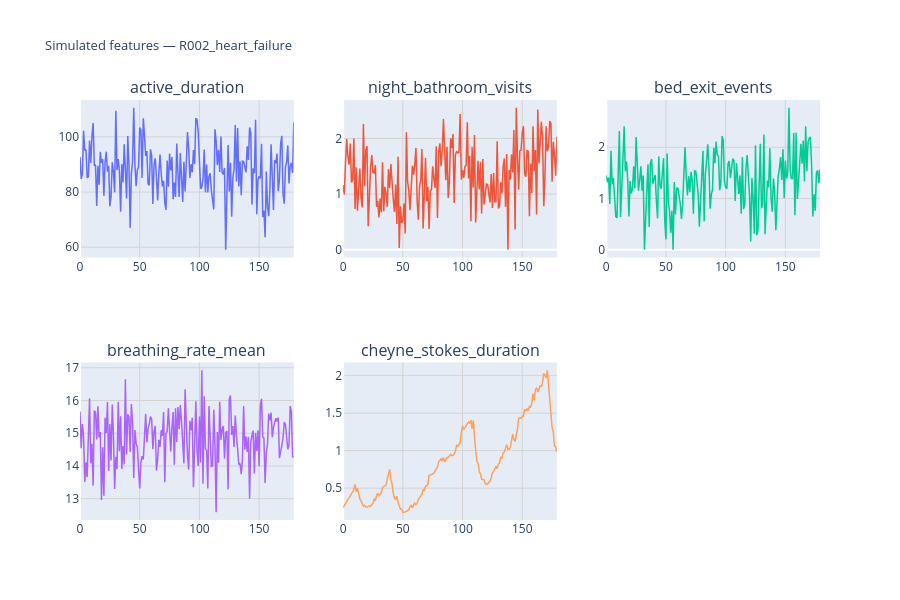

Notebook code for this chart:
### Markdown cell above
### Feature timeseries

### Code cell
feat_cols = ['active_duration', 'night_bathroom_visits', 'bed_exit_events', 'breathing_rate_mean', 'cheyne_stokes_duration']
feat_cols = [f for f in feat_cols if f in synthetic_df.columns]

fig = sp.make_subplots(rows=2, cols=3, subplot_titles=feat_cols)
positions = [(r, c) for r in range(1, 3) for c in range(1, 4)]

for feat, (row, col) in zip(feat_cols, positions):
    fig.add_trace(go.Scatter(
        x=synthetic_df['day'], y=synthetic_df[feat],
        mode='lines', line=dict(width=1.5), name=feat, showlegend=False,
    ), row=row, col=col)

fig.update_layout(
    height=600,
    title_text='Simulated features — ' + resident.resident_id,
    title_font_size=13,
)
fig.update_xaxes(showgrid=True, gridcolor='lightgray')
fig.update_yaxes(showgrid=True, gridcolor='lightgray')
fig.show()

### Figure 1 — Plotly figure (JSON) as saved in the notebook; plotly's stock layout.template omitted (floating-point values rounded to 4 significant figures; data arrays with more than 128 entries replaced by an {"elided": "..."} marker saying what was removed)
{"data": [{"line": {"width": 1.5}, "mode": "lines", "name": "active_duration", "showlegend": false, "type": "scatter", "x": {"elided": "180 int values"}, "xaxis": "x", "y": {"elided": "180 float values"}, "yaxis": "y"}, {"line": {"width": 1.5}, "mode": "lines", "name": "night_bathroom_visits", "showlegend": false, "type": "scatter", "x": {"elided": "180 int values"}, "xaxis": "x2", "y": {"elided": "180 float values"}, "yaxis": "y2"}, {"line": {"width": 1.5}, "mode": "lines", "name": "bed_exit_events", "showlegend": false, "type": "scatter", "x": {"elided": "180 int values"}, "xaxis": "x3", "y": {"elided": "180 float values"}, "yaxis": "y3"}, {"line": {"width": 1.5}, "mode": "lines", "name": "breathing_rate_mean", "showlegend": false, "type": "scatter", "x": {"elided": "180 int values"}, "xaxis": "x4", "y": {"elided": "180 float values"}, "yaxis": "y4"}, {"line": {"width": 1.5}, "mode": "lines", "name": "cheyne_stokes_duration", "showlegend": false, "type": "scatter", "x": {"elided": "180 int values"}, "xaxis": "x5", "y": {"elided": "180 float values"}, "yaxis": "y5"}], "layout": {"annotations": [{"font": {"size": 16}, "showarrow": false, "text": "active_duration", "x": 0.1444, "xanchor": "center", "xref": "paper", "y": 1, "yanchor": "bottom", "yref": "paper"}, {"font": {"size": 16}, "showarrow": false, "text": "night_bathroom_visits", "x": 0.5, "xanchor": "center", "xref": "paper", "y": 1, "yanchor": "bottom", "yref": "paper"}, {"font": {"size": 16}, "showarrow": false, "text": "bed_exit_events", "x": 0.8556, "xanchor": "center", "xref": "paper", "y": 1, "yanchor": "bottom", "yref": "paper"}, {"font": {"size": 16}, "showarrow": false, "text": "breathing_rate_mean", "x": 0.1444, "xanchor": "center", "xref": "paper", "y": 0.375, "yanchor": "bottom", "yref": "paper"}, {"font": {"size": 16}, "showarrow": false, "text": "cheyne_stokes_duration", "x": 0.5, "xanchor": "center", "xref": "paper", "y": 0.375, "yanchor": "bottom", "yref": "paper"}], "height": 600, "title": {"font": {"size": 13}, "text": "Simulated features — R002_heart_failure"}, "xaxis": {"anchor": "y", "domain": [0, 0.2889], "gridcolor": "lightgray", "showgrid": true}, "xaxis2": {"anchor": "y2", "domain": [0.3556, 0.6444], "gridcolor": "lightgray", "showgrid": true}, "xaxis3": {"anchor": "y3", "domain": [0.7111, 1], "gridcolor": "lightgray", "showgrid": true}, "xaxis4": {"anchor": "y4", "domain": [0, 0.2889], "gridcolor": "lightgray", "showgrid": true}, "xaxis5": {"anchor": "y5", "domain": [0.3556, 0.6444], "gridcolor": "lightgray", "showgrid": true}, "xaxis6": {"anchor": "y6", "domain": [0.7111, 1], "gridcolor": "lightgray", "showgrid": true}, "yaxis": {"anchor": "x", "domain": [0.625, 1], "gridcolor": "lightgray", "showgrid": true}, "yaxis2": {"anchor": "x2", "domain": [0.625, 1], "gridcolor": "lightgray", "showgrid": true}, "yaxis3": {"anchor": "x3", "domain": [0.625, 1], "gridcolor": "lightgray", "showgrid": true}, "yaxis4": {"anchor": "x4", "domain": [0, 0.375], "gridcolor": "lightgray", "showgrid": true}, "yaxis5": {"anchor": "x5", "domain": [0, 0.375], "gridcolor": "lightgray", "showgrid": true}, "yaxis6": {"anchor": "x6", "domain": [0, 0.375], "gridcolor": "lightgray", "showgrid": true}}}
